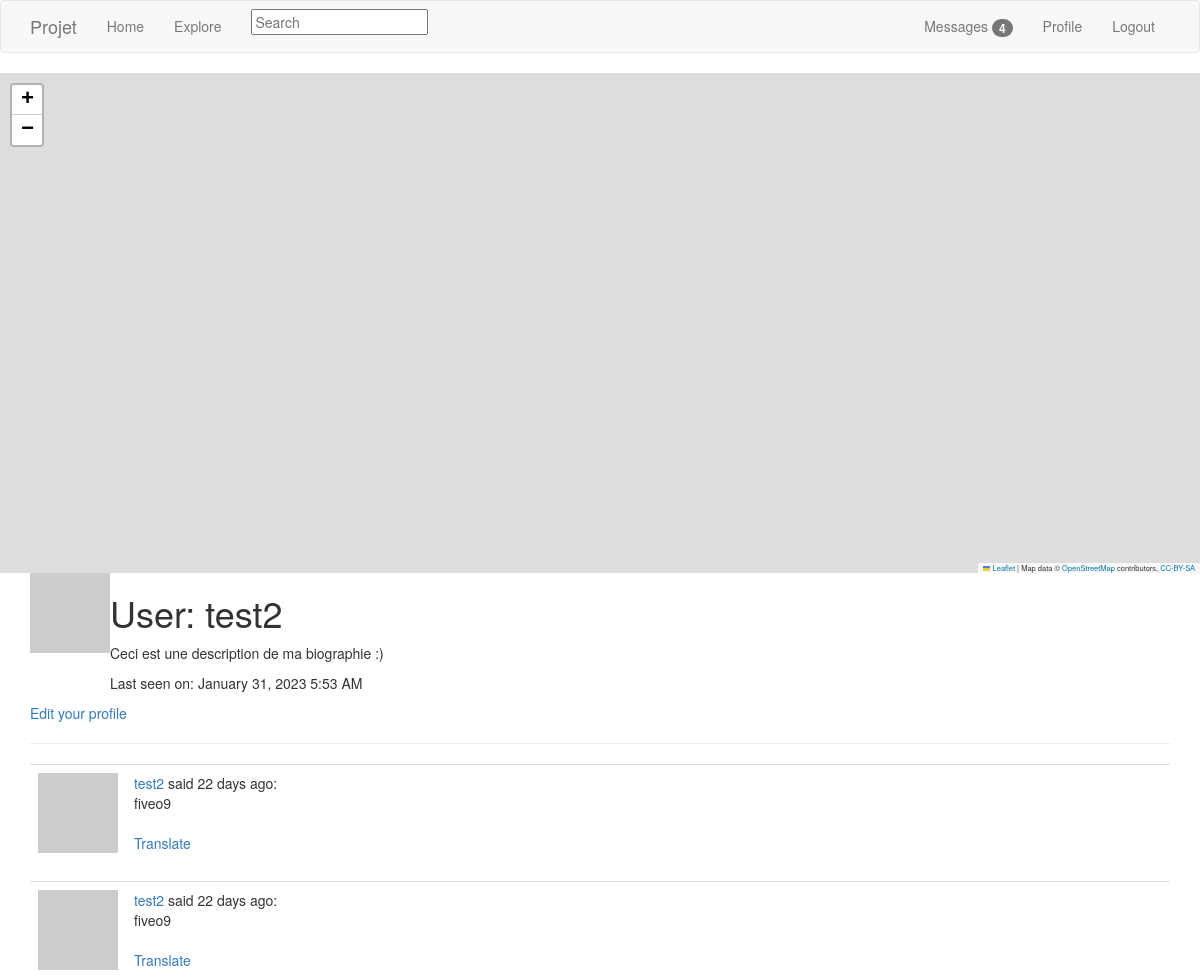
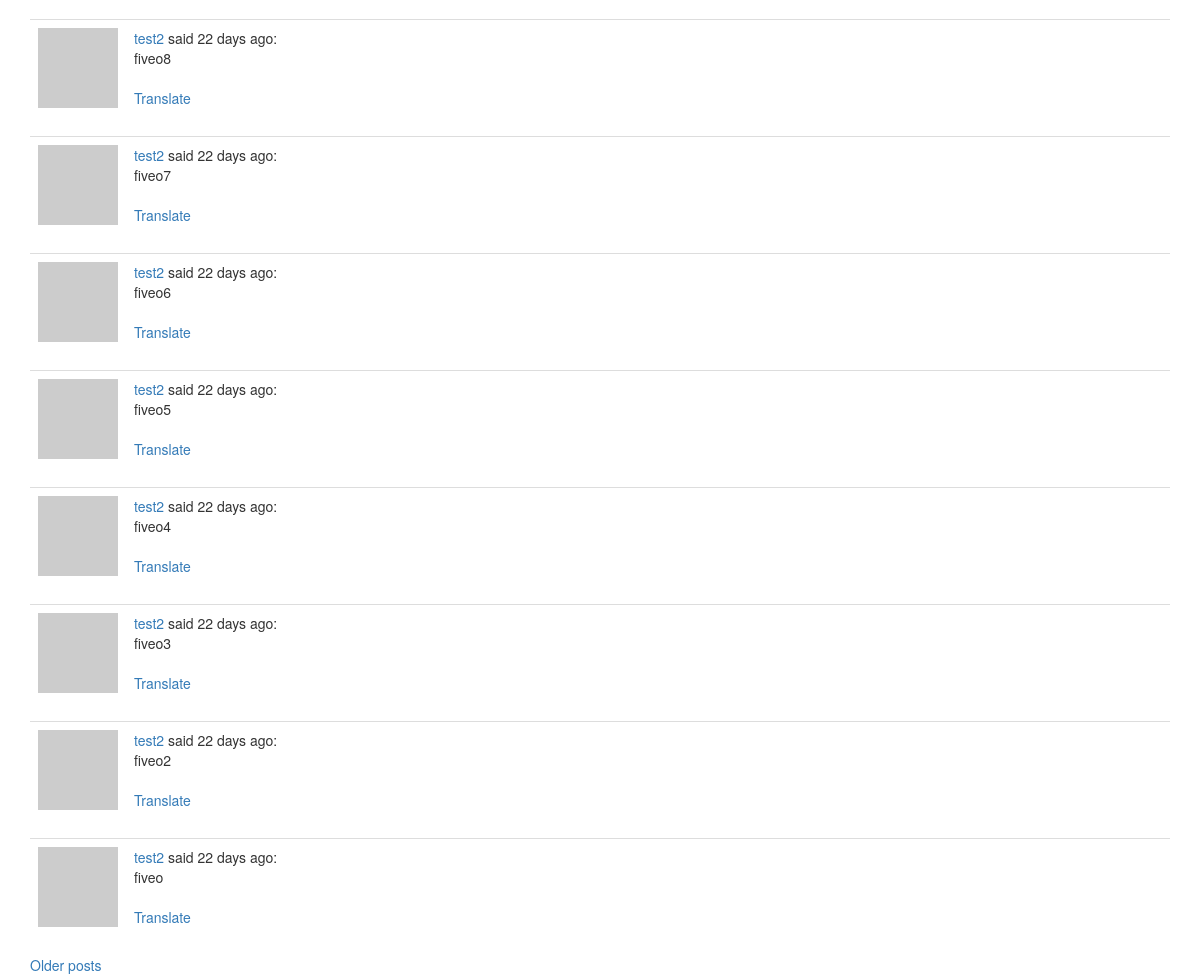
The page /user/test2 (signed in) on the database its author committed (2 pictures, top to bottom).
### app/models.py (models this page shows, shortened)
class User(UserMixin, db.Model):
    id = db.Column(db.Integer, primary_key=True)
    username = db.Column(db.String(64), index=True, unique=True)
    email = db.Column(db.String(120), index=True, unique=True)
    password_hash = db.Column(db.String(128))
    posts = db.relationship('Post', backref='author', lazy='dynamic')
    about_me = db.Column(db.String(140))
    last_seen = db.Column(db.DateTime, default=datetime.utcnow)
    followed = db.relationship(
                    'User',
                    secondary = followers,
                    primaryjoin = (followers.c.follower_id == id),
                    secondaryjoin = (followers.c.followed_id == id),
                    backref = db.backref('followers', lazy = 'dynamic'),
                    lazy = 'dynamic'
               )
    messages_sent = db.relationship('Message',
                                    foreign_keys='Message.sender_id',
                                    backref='author',
                                    lazy='dynamic')
    messages_received = db.relationship('Message',
                                        foreign_keys='Message.recipient_id',
                                        backref='recipient',
                                        lazy='dynamic')
    last_message_read_time = db.Column(db.DateTime)
    notifications = db.relationship('Notification', backref='user',
                                    lazy='dynamic')
    tasks = db.relationship('Task', backref='user', lazy='dynamic')
    def avatar(self, size):
        digest = md5(self.email.lower().encode('utf-8')).hexdigest()
        return 'https://www.gravatar.com/avatar/{}?d=identicon&s={}'\
               .format(digest, size)
    def new_messages(self):
        last_read_time = self.last_message_read_time or datetime(1900, 1, 1)
        return Message.query.filter_by(recipient=self).filter(
            Message.timestamp > last_read_time).count()

class SearchableMixin(object):
    @classmethod
    def before_commit(cls, session):
        print(session.new)
        print(session.dirty)
        print(session.deleted)
        session._changes = {
            'add': list(session.new),       # pending object
            'update': list(session.dirty),  # changes detect
            'delete': list(session.deleted) # mark as delete
        }
    @classmethod
    def after_commit(cls, session):
        for obj in session._changes['add']:
            if isinstance(obj, SearchableMixin):
                add_to_index(obj.__tablename__, obj)
        for obj in session._changes['update']:
            if isinstance(obj, SearchableMixin):
                add_to_index(obj.__tablename__, obj)
        for obj in session._changes['delete']:
            if isinstance(obj, SearchableMixin):
                remove_from_index(obj.__tablename__, obj)
        session._changes = None

class Post(SearchableMixin, db.Model):
    __searchable__ = ['body']
    id = db.Column(db.Integer, primary_key=True)
    body = db.Column(db.String(140))
    timestamp = db.Column(db.DateTime, index=True, default=datetime.utcnow)
    user_id = db.Column(db.Integer, db.ForeignKey('user.id'))
    language = db.Column(db.String(5))

### app/main/routes.py (the view)
@bp.route('/user/<username>')
@login_required
def user(username):
    user = User.query.filter_by(username=username).first_or_404()
    page = request.args.get('page', 1, type=int)
    posts = user.posts.order_by(Post.timestamp.desc()).paginate(
        page=page, per_page=current_app.config['POSTS_PER_PAGE'],
        error_out=False)
    next_url = url_for('main.user', username=user.username,
                       page=posts.next_num) \
               if posts.has_next else None
    prev_url = url_for('main.user', username=user.username,
                       page=posts.prev_num) \
               if posts.has_prev else None
    form = EmptyForm()
    return render_template('user.html', user=user, posts=posts.items,
                           form=form, next_url=next_url, prev_url=prev_url)

### app/main/forms.py
class SearchForm(FlaskForm):
    q = StringField(_l('Search'), validators=[DataRequired()])
    def __init__(self, *args, **kwargs):
        if 'formdata' not in kwargs:
            kwargs['formdata'] = request.args
        if 'meta' not in kwargs:
            kwargs['meta'] = {'csrf': False}
        super(SearchForm, self).__init__(*args, **kwargs)

class EmptyForm(FlaskForm):
    submit = SubmitField(_l('Submit'))

### app/main/routes.py (called while the page is built)
@bp.before_app_request
def before_request():
    if current_user.is_authenticated:
        current_user.last_seen = datetime.utcnow()
        db.session.commit()
        g.search_form = SearchForm()
    g.locale = str(get_locale())

### app/models.py (called while the page is built)
@login.user_loader
def load_user(id):
    return User.query.get(int(id))

### app/templates/user.html (shortened to what this page needs)
{% extends "base.html" %}
{% block app_content %}
    <table>
        <tr valign="top">
            <td><img src="{{ user.avatar(128) }}"></td>
            <td>
                <h1>User: {{ user.username }}</h1>
                {% if user.about_me %}<p>{{ user.about_me }}</p>{% endif %}
                {% if user.last_seen %}<p>Last seen on: {{ moment(user.last_seen).format('LLL') }}</p>{% endif %}
            </td>
        </tr>
    </table>
    {% if user == current_user %}
    <p><a href="{{ url_for('main.edit_profile') }}">Edit your profile</a></p>
    {% endif %}
    <hr>
    {% for post in posts %}
        {% include '_post.html' %}
    {% endfor %}
    {% if next_url %}
    <a href="{{ next_url }}">Older posts</a>
    {% endif %}
{% endblock %}

### app/templates/_post.html (shortened to what this page needs)
    <table class="table table-hover">
        <tr>
            <td width="50px">
                <a href="{{ url_for('main.user', username=post.author.username) }}">
                    <img src="{{ post.author.avatar(70) }}" />
                </a>
            </td>
            <td>
                {{ _('%(username)s said %(when)s', username=user_link,
                   when=moment(post.timestamp).fromNow()) }}:
                <br>
                <span id="post{{ post.id }}">{{ post.body }}</span>
                {% if post.language and post.language != g.locale %}
                <br><br>
                <span id="translation{{ post.id }}">
                    <a href="javascript:translate(
                        '#post{{ post.id }}',
                        '#translation{{ post.id }}',
                        '{{ post.language }}',
                        '{{ g.locale }}');">{{ _('Translate') }}</a>
                </span>
                {% endif %}
            </td>
        </tr>
    </table>

### rows shown on the page
User: username "test2", about_me "Ceci est une description de ma biographie :)", last_seen "January 31, 2023 5:53 AM"
Post: body "fiveo9"
Post: body "fiveo9"
Post: body "fiveo8"
Post: body "fiveo7"
Post: body "fiveo6"
Post: body "fiveo5"
Post: body "fiveo4"
Post: body "fiveo3"
Post: body "fiveo2"
Post: body "fiveo"

### other values the page prints
{{ new_messages }} "4"
